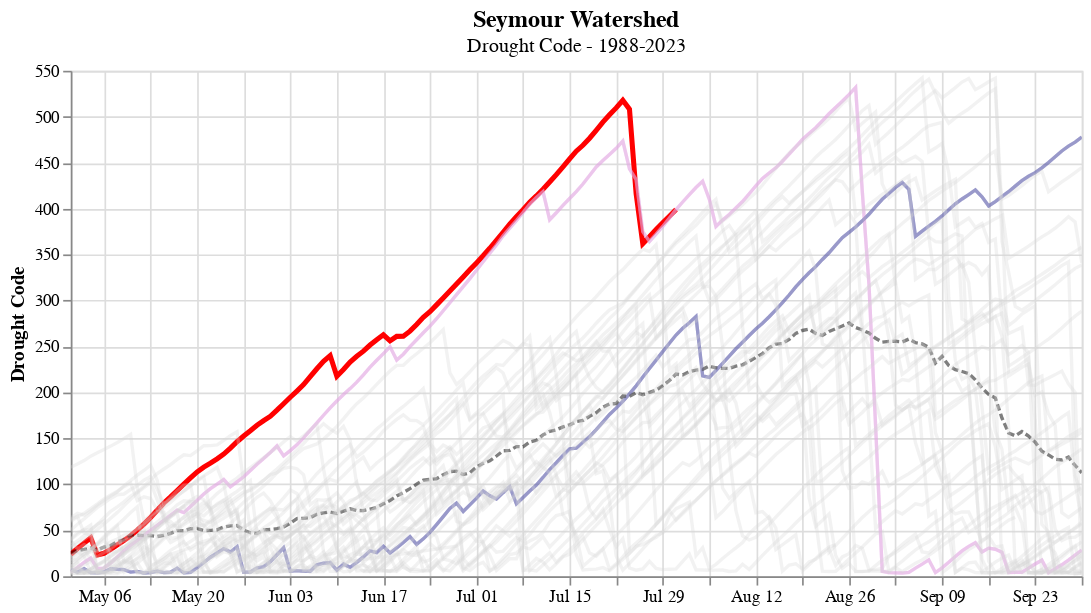

The code cell stored with this chart in its notebook:
### Markdown cell above
The plot below shows the Drought Code (DC), which is a component of the fire weather index system and an indicator of seasonal drought effects on forest fuels. This value typical climbs throughout the summer months with the highest values seen late in the summer or early in the fall (driest conditions). This season (bold red line) is seeing much higher than average values early in the summer, which is similar to 2015 (violet). Last year is also shown in blue, which saw very high values in mid-to-late October. The dashed black line represents average drought codes, which peak at around 275 at the end of August.

### Code cell
title = alt.TitleParams(
   text='Seymour Watershed',
   subtitle="Drought Code - 1988-2023",
   anchor='middle',
   fontSize=14,
   fontWeight='bold')

highlight = alt.selection(type='single', on='mouseover',
                          fields=['year'], nearest=True, empty="none")

background = alt.Chart(df4[df4['year'] != 2023], title=title).mark_line(opacity=0.3).encode(
    alt.X('monthdate(datetime):T', title=None),
    alt.Y('DC:Q', title='Drought Code'),
    color=alt.condition( highlight, 'year:N', alt.value("lightgray"), legend=None),
    tooltip=["year:N", "DC"],
).add_selection(
    highlight
)


year_2023 = alt.Chart(df4[df4['year'] == 2023]).mark_line(color= "red", size= 3).encode(
    alt.X('monthdate(datetime):T', title=None),
    alt.Y('DC:Q', title='Drought Code')
)

year_2015 = alt.Chart(df4[df4['year'] == 2015]).mark_line(color= "violet", opacity=0.5).encode(
    alt.X('monthdate(datetime):T', title=None),
    alt.Y('DC:Q', title='Drought Code')
)

year_2022 = alt.Chart(df4[df4['year'] == 2022]).mark_line(color= "darkblue", opacity=0.5).encode(
    alt.X('monthdate(datetime):T', title=None),
    alt.Y('DC:Q', title='Drought Code')
)

mean = alt.Chart(df4).mark_line(color='black', opacity=0.5, strokeDash=[4, 2]).encode(
    alt.X('monthdate(datetime):T', title=None),
    alt.Y('mean(DC)', title='Drought Code')
)

year_2023 + year_2015 + year_2022 + mean + background.properties(width=600).interactive()

### Figure 1 — Vega-Lite specification as saved in the notebook (floating-point values rounded to 4 significant figures; data arrays with more than 128 entries replaced by an {"elided": "..."} marker saying what was removed)
{"config": {"view": {"continuousWidth": 400, "continuousHeight": 300}}, "layer": [{"data": {"name": "data-0caaac4c5a381bb4a246f1d47ddb2e05"}, "mark": {"type": "line", "color": "red", "size": 3}, "encoding": {"x": {"field": "datetime", "timeUnit": "monthdate", "title": null, "type": "temporal"}, "y": {"field": "DC", "title": "Drought Code", "type": "quantitative"}}}, {"data": {"name": "data-6a9161d4b88d02a6229c28ddfb3b5f85"}, "mark": {"type": "line", "color": "violet", "opacity": 0.5}, "encoding": {"x": {"field": "datetime", "timeUnit": "monthdate", "title": null, "type": "temporal"}, "y": {"field": "DC", "title": "Drought Code", "type": "quantitative"}}}, {"data": {"name": "data-2613b0ecad18930ce8981574083737e3"}, "mark": {"type": "line", "color": "darkblue", "opacity": 0.5}, "encoding": {"x": {"field": "datetime", "timeUnit": "monthdate", "title": null, "type": "temporal"}, "y": {"field": "DC", "title": "Drought Code", "type": "quantitative"}}}, {"data": {"name": "data-961314b4275221c7d225b847290a34fc"}, "mark": {"type": "line", "color": "black", "opacity": 0.5, "strokeDash": [4, 2]}, "encoding": {"x": {"field": "datetime", "timeUnit": "monthdate", "title": null, "type": "temporal"}, "y": {"aggregate": "mean", "field": "DC", "title": "Drought Code", "type": "quantitative"}}}, {"data": {"name": "data-7228d17fd522ae71da37e5c10d909edf"}, "mark": {"type": "line", "opacity": 0.3}, "encoding": {"color": {"condition": {"field": "year", "legend": null, "type": "nominal", "selection": "selector001"}, "value": "lightgray"}, "tooltip": [{"field": "year", "type": "nominal"}, {"field": "DC", "type": "quantitative"}], "x": {"field": "datetime", "timeUnit": "monthdate", "title": null, "type": "temporal"}, "y": {"field": "DC", "title": "Drought Code", "type": "quantitative"}}, "selection": {"selector001": {"type": "single", "on": "mouseover", "fields": ["year"], "nearest": true, "empty": "none"}, "selector002": {"type": "interval", "bind": "scales", "encodings": ["x", "y"]}}, "title": {"text": "Seymour Watershed", "anchor": "middle", "fontSize": 14, "fontWeight": "bold", "subtitle": "Drought Code - 1988-2023"}, "width": 600}], "$schema": "https://vega.github.io/schema/vega-lite/v4.17.0.json", "datasets": {"data-0caaac4c5a381bb4a246f1d47ddb2e05": [{"datetime": "2023-05-01T13:00:00", "DC": 23.9, "year": 2023, "month": 5, "DOY": 121}, {"datetime": "2023-05-02T13:00:00", "DC": 30.2, "year": 2023, "month": 5, "DOY": 122}, {"datetime": "2023-05-03T13:00:00", "DC": 36.1, "year": 2023, "month": 5, "DOY": 123}, {"datetime": "2023-05-04T13:00:00", "DC": 41.8, "year": 2023, "month": 5, "DOY": 124}, {"datetime": "2023-05-05T13:00:00", "DC": 23.2, "year": 2023, "month": 5, "DOY": 125}, {"datetime": "2023-05-06T13:00:00", "DC": 25.0, "year": 2023, "month": 5, "DOY": 126}, {"datetime": "2023-05-07T13:00:00", "DC": 29.3, "year": 2023, "month": 5, "DOY": 127}, {"datetime": "2023-05-08T13:00:00", "DC": 34.1, "year": 2023, "month": 5, "DOY": 128}, {"datetime": "2023-05-09T13:00:00", "DC": 38.9, "year": 2023, "month": 5, "DOY": 129}, {"datetime": "2023-05-10T13:00:00", "DC": 44.1, "year": 2023, "month": 5, "DOY": 130}, {"datetime": "2023-05-11T13:00:00", "DC": 50.2, "year": 2023, "month": 5, "DOY": 131}, {"datetime": "2023-05-12T13:00:00", "DC": 56.8, "year": 2023, "month": 5, "DOY": 132}, {"datetime": "2023-05-13T13:00:00", "DC": 63.9, "year": 2023, "month": 5, "DOY": 133}, {"datetime": "2023-05-14T13:00:00", "DC": 71.9, "year": 2023, "month": 5, "DOY": 134}, {"datetime": "2023-05-15T13:00:00", "DC": 79.8, "year": 2023, "month": 5, "DOY": 135}, {"datetime": "2023-05-16T13:00:00", "DC": 86.4, "year": 2023, "month": 5, "DOY": 136}, {"datetime": "2023-05-17T13:00:00", "DC": 93.3, "year": 2023, "month": 5, "DOY": 137}, {"datetime": "2023-05-18T13:00:00", "DC": 100.3, "year": 2023, "month": 5, "DOY": 138}, {"datetime": "2023-05-19T13:00:00", "DC": 107.0, "year": 2023, "month": 5, "DOY": 139}, {"datetime": "2023-05-20T13:00:00", "DC": 113.6, "year": 2023, "month": 5, "DOY": 140}, {"datetime": "2023-05-21T13:00:00", "DC": 118.8, "year": 2023, "month": 5, "DOY": 141}, {"datetime": "2023-05-22T13:00:00", "DC": 123.1, "year": 2023, "month": 5, "DOY": 142}, {"datetime": "2023-05-23T13:00:00", "DC": 127.8, "year": 2023, "month": 5, "DOY": 143}, {"datetime": "2023-05-24T13:00:00", "DC": 133.0, "year": 2023, "month": 5, "DOY": 144}, {"datetime": "2023-05-25T13:00:00", "DC": 139.5, "year": 2023, "month": 5, "DOY": 145}, {"datetime": "2023-05-26T13:00:00", "DC": 146.4, "year": 2023, "month": 5, "DOY": 146}, {"datetime": "2023-05-27T13:00:00", "DC": 152.6, "year": 2023, "month": 5, "DOY": 147}, {"datetime": "2023-05-28T13:00:00", "DC": 158.3, "year": 2023, "month": 5, "DOY": 148}, {"datetime": "2023-05-29T13:00:00", "DC": 164.3, "year": 2023, "month": 5, "DOY": 149}, {"datetime": "2023-05-30T13:00:00", "DC": 169.4, "year": 2023, "month": 5, "DOY": 150}, {"datetime": "2023-05-31T13:00:00", "DC": 174.1, "year": 2023, "month": 5, "DOY": 151}, {"datetime": "2023-06-01T13:00:00", "DC": 180.7, "year": 2023, "month": 6, "DOY": 152}, {"datetime": "2023-06-02T13:00:00", "DC": 187.7, "year": 2023, "month": 6, "DOY": 153}, {"datetime": "2023-06-03T13:00:00", "DC": 194.8, "year": 2023, "month": 6, "DOY": 154}, {"datetime": "2023-06-04T13:00:00", "DC": 201.5, "year": 2023, "month": 6, "DOY": 155}, {"datetime": "2023-06-05T13:00:00", "DC": 208.5, "year": 2023, "month": 6, "DOY": 156}, {"datetime": "2023-06-06T13:00:00", "DC": 217.3, "year": 2023, "month": 6, "DOY": 157}, {"datetime": "2023-06-07T13:00:00", "DC": 225.8, "year": 2023, "month": 6, "DOY": 158}, {"datetime": "2023-06-08T13:00:00", "DC": 233.8, "year": 2023, "month": 6, "DOY": 159}, {"datetime": "2023-06-09T13:00:00", "DC": 240.1, "year": 2023, "month": 6, "DOY": 160}, {"datetime": "2023-06-10T13:00:00", "DC": 217.7, "year": 2023, "month": 6, "DOY": 161}, {"datetime": "2023-06-11T13:00:00", "DC": 225.0, "year": 2023, "month": 6, "DOY": 162}, {"datetime": "2023-06-12T13:00:00", "DC": 233.1, "year": 2023, "month": 6, "DOY": 163}, {"datetime": "2023-06-13T13:00:00", "DC": 239.3, "year": 2023, "month": 6, "DOY": 164}, {"datetime": "2023-06-14T13:00:00", "DC": 244.9, "year": 2023, "month": 6, "DOY": 165}, {"datetime": "2023-06-15T13:00:00", "DC": 251.6, "year": 2023, "month": 6, "DOY": 166}, {"datetime": "2023-06-16T13:00:00", "DC": 257.3, "year": 2023, "month": 6, "DOY": 167}, {"datetime": "2023-06-17T13:00:00", "DC": 262.7, "year": 2023, "month": 6, "DOY": 168}, {"datetime": "2023-06-18T13:00:00", "DC": 256.1, "year": 2023, "month": 6, "DOY": 169}, {"datetime": "2023-06-19T13:00:00", "DC": 261.0, "year": 2023, "month": 6, "DOY": 170}, {"datetime": "2023-06-20T13:00:00", "DC": 261.1, "year": 2023, "month": 6, "DOY": 171}, {"datetime": "2023-06-21T13:00:00", "DC": 266.7, "year": 2023, "month": 6, "DOY": 172}, {"datetime": "2023-06-22T13:00:00", "DC": 273.9, "year": 2023, "month": 6, "DOY": 173}, {"datetime": "2023-06-23T13:00:00", "DC": 281.7, "year": 2023, "month": 6, "DOY": 174}, {"datetime": "2023-06-24T13:00:00", "DC": 287.9, "year": 2023, "month": 6, "DOY": 175}, {"datetime": "2023-06-25T13:00:00", "DC": 295.3, "year": 2023, "month": 6, "DOY": 176}, {"datetime": "2023-06-26T13:00:00", "DC": 302.8, "year": 2023, "month": 6, "DOY": 177}, {"datetime": "2023-06-27T13:00:00", "DC": 310.3, "year": 2023, "month": 6, "DOY": 178}, {"datetime": "2023-06-28T13:00:00", "DC": 318.0, "year": 2023, "month": 6, "DOY": 179}, {"datetime": "2023-06-29T13:00:00", "DC": 325.7, "year": 2023, "month": 6, "DOY": 180}, {"datetime": "2023-06-30T13:00:00", "DC": 333.4, "year": 2023, "month": 6, "DOY": 181}, {"datetime": "2023-07-01T13:00:00", "DC": 340.9, "year": 2023, "month": 7, "DOY": 182}, {"datetime": "2023-07-02T13:00:00", "DC": 348.7, "year": 2023, "month": 7, "DOY": 183}, {"datetime": "2023-07-03T13:00:00", "DC": 356.9, "year": 2023, "month": 7, "DOY": 184}, {"datetime": "2023-07-04T13:00:00", "DC": 365.6, "year": 2023, "month": 7, "DOY": 185}, {"datetime": "2023-07-05T13:00:00", "DC": 374.3, "year": 2023, "month": 7, "DOY": 186}, {"datetime": "2023-07-06T13:00:00", "DC": 383.1, "year": 2023, "month": 7, "DOY": 187}, {"datetime": "2023-07-07T13:00:00", "DC": 391.2, "year": 2023, "month": 7, "DOY": 188}, {"datetime": "2023-07-08T13:00:00", "DC": 398.8, "year": 2023, "month": 7, "DOY": 189}, {"datetime": "2023-07-09T13:00:00", "DC": 406.9, "year": 2023, "month": 7, "DOY": 190}, {"datetime": "2023-07-10T13:00:00", "DC": 413.8, "year": 2023, "month": 7, "DOY": 191}, {"datetime": "2023-07-11T13:00:00", "DC": 421.1, "year": 2023, "month": 7, "DOY": 192}, {"datetime": "2023-07-12T13:00:00", "DC": 429.0, "year": 2023, "month": 7, "DOY": 193}, {"datetime": "2023-07-13T13:00:00", "DC": 437.0, "year": 2023, "month": 7, "DOY": 194}, {"datetime": "2023-07-14T13:00:00", "DC": 445.4, "year": 2023, "month": 7, "DOY": 195}, {"datetime": "2023-07-15T13:00:00", "DC": 454.1, "year": 2023, "month": 7, "DOY": 196}, {"datetime": "2023-07-16T13:00:00", "DC": 462.5, "year": 2023, "month": 7, "DOY": 197}, {"datetime": "2023-07-17T13:00:00", "DC": 468.9, "year": 2023, "month": 7, "DOY": 198}, {"datetime": "2023-07-18T13:00:00", "DC": 476.6, "year": 2023, "month": 7, "DOY": 199}, {"datetime": "2023-07-19T13:00:00", "DC": 485.2, "year": 2023, "month": 7, "DOY": 200}, {"datetime": "2023-07-20T13:00:00", "DC": 494.1, "year": 2023, "month": 7, "DOY": 201}, {"datetime": "2023-07-21T13:00:00", "DC": 502.1, "year": 2023, "month": 7, "DOY": 202}, {"datetime": "2023-07-22T13:00:00", "DC": 509.6, "year": 2023, "month": 7, "DOY": 203}, {"datetime": "2023-07-23T13:00:00", "DC": 517.9, "year": 2023, "month": 7, "DOY": 204}, {"datetime": "2023-07-24T13:00:00", "DC": 508.2, "year": 2023, "month": 7, "DOY": 205}, {"datetime": "2023-07-25T13:00:00", "DC": 416.3, "year": 2023, "month": 7, "DOY": 206}, {"datetime": "2023-07-26T13:00:00", "DC": 361.8, "year": 2023, "month": 7, "DOY": 207}, {"datetime": "2023-07-27T13:00:00", "DC": 369.4, "year": 2023, "month": 7, "DOY": 208}, {"datetime": "2023-07-28T13:00:00", "DC": 377.2, "year": 2023, "month": 7, "DOY": 209}, {"datetime": "2023-07-29T13:00:00", "DC": 384.5, "year": 2023, "month": 7, "DOY": 210}, {"datetime": "2023-07-30T13:00:00", "DC": 391.7, "year": 2023, "month": 7, "DOY": 211}, {"datetime": "2023-07-31T13:00:00", "DC": 399.0, "year": 2023, "month": 7, "DOY": 212}], "data-6a9161d4b88d02a6229c28ddfb3b5f85": {"elided": "153 records"}, "data-2613b0ecad18930ce8981574083737e3": {"elided": "153 records"}, "data-961314b4275221c7d225b847290a34fc": {"elided": "4854 records"}, "data-7228d17fd522ae71da37e5c10d909edf": {"elided": "4762 records"}}}
